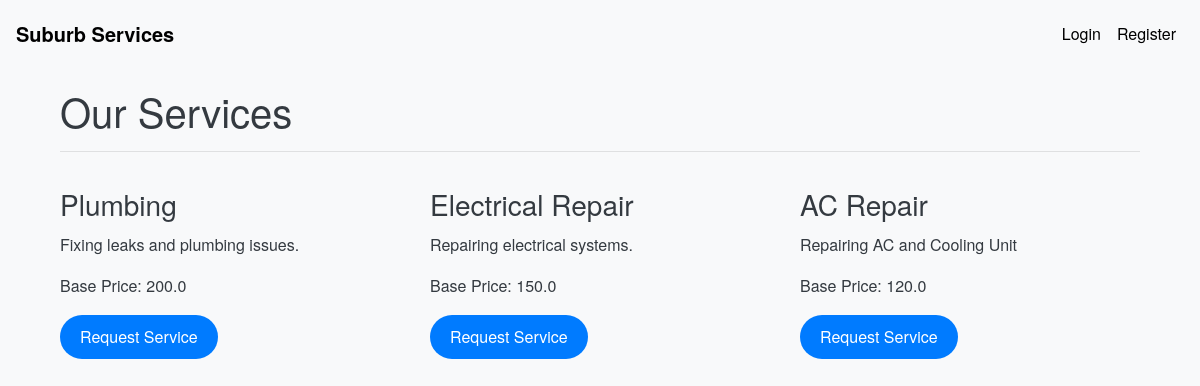
/services, run on the app's committed database.
### models.py (models this page shows, shortened)
class Service(db.Model):
    __tablename__ = 'services'
    id = db.Column(db.Integer, nullable =False, primary_key=True)
    name = db.Column(db.String(100), nullable=False)
    base_price = db.Column(db.Float, nullable=False)
    time_required = db.Column(db.Integer, nullable=False)
    description = db.Column(db.Text)

### routes.py (the view)
@app.route('/services')
def services():
    services = Service.query.all()
    return render_template('services.html', services=services)

### templates/services.html
{% extends 'base.html' %}
{% block content %}
<div class="container mt-4">
    <h1>Our Services</h1>
    <hr>
    <div class="row">
        {% for service in services %}
        <div class="col-md-4">
            <h3>{{ service.name }}</h3>
            <p>{{ service.description }}</p>
            <p>Base Price: {{ service.base_price }}</p>
            <a href="{{ url_for('request_service', service_id=service.id) }}" class="btn btn-primary">Request Service</a>
        </div>
        {% endfor %}
    </div>
</div>
{% endblock %}

### static/css/styles.css (style rules this page uses)
body { padding-top: 5px; font-family: 'Helvetica Neue', Arial, sans-serif; background-color: #f8f9fa; color: #343a40; line-height: 1.6; }
.btn { border-radius: 50px; padding: 10px 20px; transition: background-color 0.3s ease, color 0.3s ease; }
.btn-primary { background-color: #007bff; border: none; }
h1, h2, h3, h4, h5, h6 { font-weight: 300; margin-top: 20px; margin-bottom: 10px; }
.container { margin-top: 50px; }

### data on the page
Service: name "Plumbing", description "Fixing leaks and plumbing issues.", base_price "200.0"
Service: name "Electrical Repair", description "Repairing electrical systems.", base_price "150.0"
Service: name "AC Repair", description "Repairing AC and Cooling Unit", base_price "120.0"
